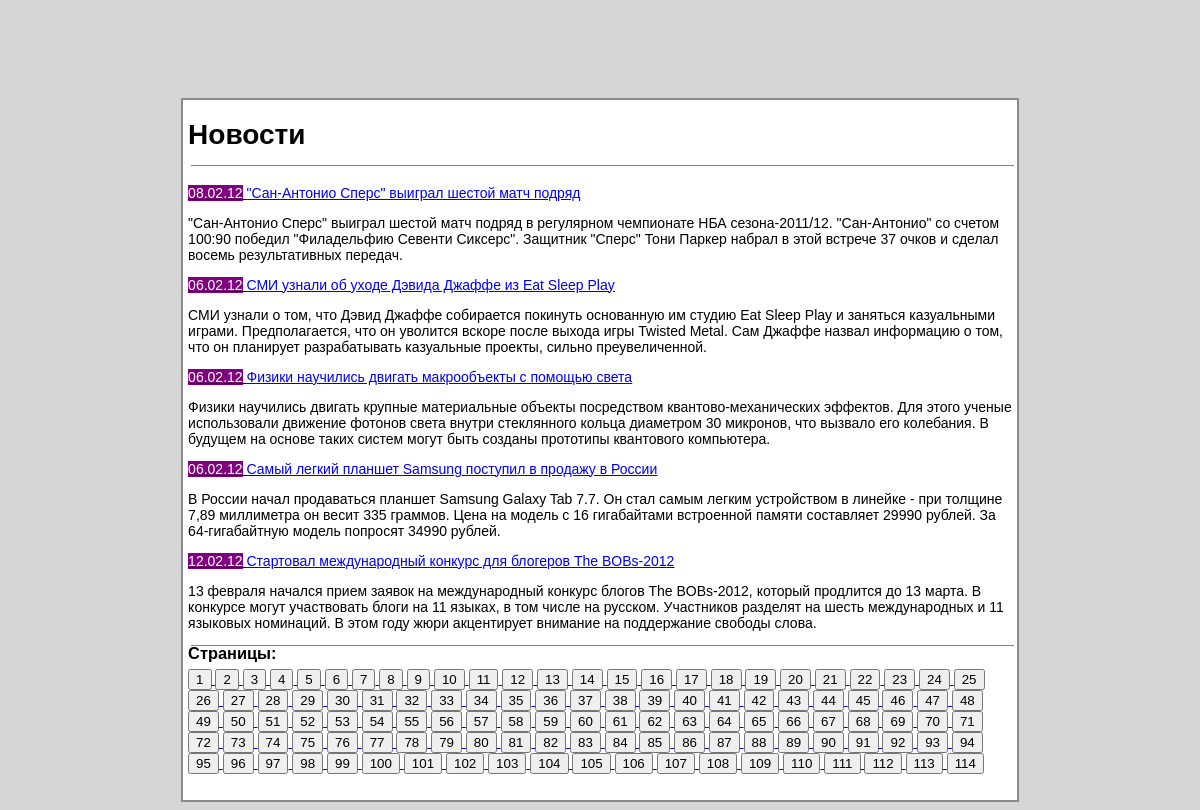
Screenshot of /index.php?page=2method=post with the database file from the repository.
### tables this page shows
CREATE TABLE `news` (
  `id` int(11) unsigned NOT NULL AUTO_INCREMENT,
  `idate` int(11) unsigned NOT NULL DEFAULT '0',
  `title` varchar(250) NOT NULL DEFAULT '',
  `announce` text,
  `content` text,
  PRIMARY KEY (`id`),
  KEY `id` (`id`),
  KEY `idx_news_idate` (`idate`)
);

### main.php (the view, shortened to what this page needs)
<?php
include_once "mysqlConnect.php";
$sql = "SELECT * FROM news";
if($result = $news->query($sql)){
    if (isset($_GET['page'])){
        $page = $_GET['page'];
    }else {
        $page = 1;
    }
    $kol = 5;
    $art = ($page * $kol) - $kol;
    $res = mysqli_query($news,"SELECT COUNT(*) FROM news");
    $row = mysqli_fetch_row($res);
    $total = $row[0];
    $str_pag = ceil($total / $kol);
    $result = mysqli_query($news,"SELECT * FROM news LIMIT $art,$kol");
    $myrow = mysqli_fetch_array($result);
    do{
        echo "<u><a class =date>". date('d.m.y', $myrow['idate']) ."</a>". " " ."<a href=page.php?page=".$myrow['id'] .">". $myrow['title']. "</a></u>";
        echo "<p>".$myrow['announce']."</p>";
    } while ($myrow = mysqli_fetch_array($result));}
    echo "<hr size=1px width=99% color=grey>";
    echo "<h3 class =no_margin>"."Страницы: "."</h3>" . "</br>";
    for ($i = 1; $i <= $str_pag; $i++){
       if ($i == $page){
           echo "<a href=index.php?page=".$i. "method=post><input type=submit class =color_btn value=".$i."></form> ";
       } else echo "<a href=index.php?page=".$i. "method=post><input type=submit value=".$i."></form> ";
}
?>

### css/style.css (style rules this page uses)
body { background: rgb(214, 213, 213); color: #000; font-family: Arial, sans-serif; font-size: 14px; }
.no_margin { margin:0; padding:0; line-height:0; }
.date { background: purple; color: white; }

### rows the page displays
news: idate "08.02.12", title "\"Сан-Антонио Сперс\" выиграл шестой матч подряд", announce "\"Сан-Антонио Сперс\" выиграл шестой матч подряд в регулярном чемпионате НБА сезона-2011/12. \"Сан-Антонио\" со счетом 100:90 победил \"Филадельфию Севенти Сиксерс\". Защитник \"Сперс\" Тони Паркер набрал в этой встрече 37 очков и сделал восемь результативных передач."
news: idate "06.02.12", title "СМИ узнали об уходе Дэвида Джаффе из Eat Sleep Play", announce "СМИ узнали о том, что Дэвид Джаффе собирается покинуть основанную им студию Eat Sleep Play и заняться казуальными играми. Предполагается, что он уволится вскоре после выхода игры Twisted Metal. Сам Джаффе назвал информацию о том, что он планирует разрабатывать казуальные проекты, сильно преувеличенной."
news: idate "06.02.12", title "Физики научились двигать макрообъекты с помощью света", announce "Физики научились двигать крупные материальные объекты посредством квантово-механических эффектов. Для этого ученые использовали движение фотонов света внутри стеклянного кольца диаметром 30 микронов, что вызвало его колебания. В будущем на основе таких систем могут быть созданы прототипы квантового компьютера."
news: idate "06.02.12", title "Самый легкий планшет Samsung поступил в продажу в России", announce "В России начал продаваться планшет Samsung Galaxy Tab 7.7. Он стал самым легким устройством в линейке - при толщине 7,89 миллиметра он весит 335 граммов. Цена на модель с 16 гигабайтами встроенной памяти составляет 29990 рублей. За 64-гигабайтную модель попросят 34990 рублей."
news: idate "12.02.12", title "Стартовал международный конкурс для блогеров The BOBs-2012", announce "13 февраля начался прием заявок на международный конкурс блогов The BOBs-2012, который продлится до 13 марта. В конкурсе могут участвовать блоги на 11 языках, в том числе на русском. Участников разделят на шесть международных и 11 языковых номинаций. В этом году жюри акцентирует внимание на поддержание свободы слова."
